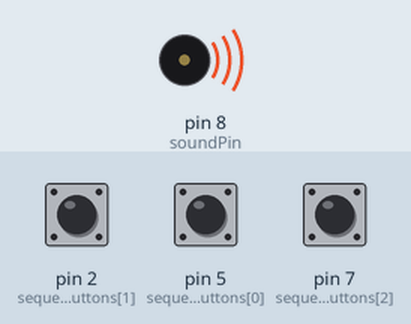
Bench run of a sketch on a simulated Arduino Uno, built with avr-gcc and run on an emulated ATmega328P. On the bench: buzzer (waves = sounding). The test bench sets the inputs (shaded band); at power-on: pin 2 (sequenceOfButtons[1]) HIGH, pin 5 (sequenceOfButtons[0]) HIGH, pin 7 (sequenceOfButtons[2]) HIGH. What the sketch prints to the serial monitor is not drawn.

Above: at 0.1 s.
At 0.55 s:
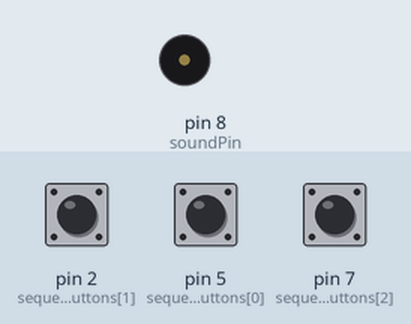
Timing chart, 0 to 3.0 s (numbered marks = the images above):
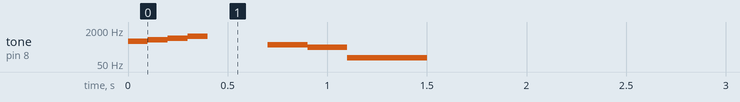

Measured:
- by itself, tone on pin 8 (soundPin): plays 600 Hz for 0.10 s, 700 Hz for 0.10 s, 800 Hz for 0.10 s, 1000 Hz for 0.10 s, 400 Hz for 0.20 s, 300 Hz for 0.20 s … (7 notes in this stretch)

The sketch:

zustandsImplementierung.ino
```cpp
// Quelle: https://www.youtube.com/watch?v=32FkQvnlMcc&t=2696s
// zustandsdiagramm in www.draw.io https://www.draw.io/#G1oj2BH5IgK97ofaZLbmdGWQQ03IAkYIRX

//author: Daniel Rainer (DR)
//created: 19/02/2019
//updated by Thomas Gatterer (TG) on 18.04.2019

//DR
/*
 * This program monitors buttons connected to the ATMega328p chip it is running on.
 * If a connection is interrupted it activates an alert,
 * except the connection is the one specified in the sequenceOfButtons.
 * If all buttons were opened in the right sequence feedback is auditive given.
 * Upon closing the buttons again the program will reset.
 * Taking too long to unlock the buttons also causes the alert to be triggered.
 *
 * How to connect everything:
 *
 *ARD AAAAAA A 111
 *INO 543210-R+32109
 *ATMe22222222211111
 *gPin87654321098765
 *    ||||||||||||||
 *          - +
 *    ) ATMega328p
 *      B   +-  B BS
 *    ||||||||||||||
 *ATMe12345678901234
 *gPins        11111
 *ARD R01234+-CL5678
 *INO SDDDDD  OKDDDD
 * Legend:
 * -: GND
 * +: +5V
 * B: button (connect each button to GND)
 * S: speaker/sound (connect the speaker to GND)
 * TG Pin Conversion Arduino to Atmega: http://2.bp.blogspot.com/-AQF-uoqHQc8/VjrCdhMtz_I/AAAAAAAAOeg/oWabG7CbbXc/s1600/atmega328-arduino-pinout.jpg
 */

//the pin the speaker is connected to
const byte soundPin = 8;
//the number of buttons used
const byte numberOfButtons = 3;
//the pins the buttons are attached to, in the order the must be opened for success
//length of array must be equal to number of buttons
const byte sequenceOfButtons[] = {5, 2, 7};
//on every loop the states of Buttons get stored
boolean stateOfButtons[numberOfButtons];
//true if all buttons were opened in correct sequence, otherwise false
boolean unlocked = false;

//settings for the alert sound
//the number of tones used
byte numberOfAlertTones = 4;
//the frequency of the tones in Hertz, length must be equal to numberOfAlertTones
int alertTones[] = {400, 300, 100, 100};
//the duration of the tones in milliseconds, length must be equal to numberOfAlertTones
int alertTonesDurations[] = {200, 200, 200, 200};

//settings for the success sound
//the number of tones used
byte numberOfSuccessTones = 4;
//the frequency of the tones in Hertz, length must be equal to numberOfSuccessTones
int successTones[] = {600, 700, 800, 1000};
//the duration of the tones in milliseconds, length must be equal to numberOfAlertTones
int successTonesDurations[] = {100, 100, 100, 100};

// Quelle: https://www.youtube.com/watch?v=32FkQvnlMcc&t=2696s
//TG
typedef enum {STATE_CLOSED, STATE_FIRST_OPENED, STATE_SECOND_OPENED, STATE_OPEN, STATE_SEMI_OPENCLOSED} STATES;


STATES currentState = STATE_CLOSED, lastState = STATE_CLOSED;

void setup() {
  //sets each button pin to INPUT_PULLUP, meaning that digitaRead will return false if it is connected to GND, otherwise true
  for(byte i = 0; i < numberOfButtons; i++){
    pinMode(sequenceOfButtons[i], INPUT_PULLUP);
pinMode(3, INPUT_PULLUP);
pinMode(4, INPUT_PULLUP);
pinMode(6, INPUT_PULLUP);
  }

  const int lowestPin = 2;
  const int highestPin = 13;

  // initialize serial communication at 9600 bits per second:
  Serial.begin(9600);


  /*/ Alternative output setting set pins 2 through 13 as INPUT_PULLUP exept Sound Pin:
  for (int thisPin = lowestPin; thisPin <= highestPin; thisPin++) {
    if(thisPin!=soundPin)
    {
      Serial.print("Pin = ");
      Serial.println(thisPin);
      pinMode(sequenceOfButtons[thisPin], INPUT_PULLUP);
    }
  }*/

  //initialize all buttons
  for(byte i = 0; i < numberOfButtons; i++){
    stateOfButtons[i]=false;
  }
  //sets the soundPin to OUTPUT
  pinMode(soundPin, OUTPUT);

  success();
}

void loop() {

  delay(300); // change to let it sleep for less power consumtion

  //read all pins (no changes during processing)
  for(byte i = 0; i < numberOfButtons; i++){
    stateOfButtons[i]=digitalRead(sequenceOfButtons[i]);
  } //true in stateOfButtons means is opened

Serial.print("Button a: "); Serial.print(stateOfButtons[0]);
Serial.print(" b: "); Serial.print(stateOfButtons[1]);
Serial.print(" c: "); Serial.print(stateOfButtons[2]);

Serial.print("  currentState: "); Serial.println(currentState);

  if(currentState == STATE_CLOSED)
  {
    // ENTRY
    if (lastState != currentState)
    {
      lastState = currentState;
    }
    //DO
    //EXIT
    if (stateOfButtons[0]==true)
    {
      currentState = STATE_FIRST_OPENED;
    }
    if (stateOfButtons[1]==true||stateOfButtons[2]==true)
    {
      alert();
      currentState = STATE_SEMI_OPENCLOSED;
    }
  }
  else if (currentState == STATE_FIRST_OPENED)
  {
    //ENTRY
    if (lastState != currentState)
    {
      lastState = currentState;
    }
    //DO
    if (stateOfButtons[1]==true)
    {
      currentState = STATE_SECOND_OPENED;
    }
    if (stateOfButtons[0]==false)
    {
      currentState = STATE_CLOSED;
    }
    //EXIT
    if (stateOfButtons[2]==true)
    {
      alert();
      currentState = STATE_SEMI_OPENCLOSED;
    }
  }
  else if (currentState == STATE_SECOND_OPENED)
  {
    // ENTRY
    if (lastState != currentState)
    {
      lastState = currentState;
    }
    //DO
    if (stateOfButtons[2]==true)
    {
      currentState = STATE_OPEN;
    }
    if (stateOfButtons[1]==false)
    {
      currentState = STATE_FIRST_OPENED;
    }
    //EXIT
  }
  else if (currentState == STATE_OPEN)
  {
    // ENTRY
    if (lastState != currentState)
    {
      success();
      lastState = currentState;
    }
    //DO
    if (stateOfButtons[0]==false||stateOfButtons[1]==false)
    {
      currentState = STATE_SEMI_OPENCLOSED;
    }
    if (stateOfButtons[2]==false)
    {
      currentState = STATE_SECOND_OPENED;
    }
    //EXIT
  }
  else if (currentState == STATE_SEMI_OPENCLOSED)
  {
    // ENTRY
    if (lastState != currentState)
    {
      lastState = currentState;
    }
    //DO
    if (stateOfButtons[0]==false&&stateOfButtons[1]==false&&stateOfButtons[2]==false)
    {
      currentState = STATE_CLOSED;
    }
    //EXIT
  }
}

//this function is called after an illegal action was committed
//it plays the alert sound and resets the sequence once all buttons are closed
void alert(){
  playSound(numberOfAlertTones, alertTones, alertTonesDurations);
}

//this function is called after all buttons were opened in the correct order
//the function plays the alert sound and resets the sequence once all buttons are closed
void success(){
  playSound(numberOfSuccessTones, successTones, successTonesDurations);
}

//used for playing sound
//takes the number of tones,
//followed by an array containing the frequency of each individual tone in Hertz,
//followed by an array containing the duration of each individual tone in milliseconds
void playSound(byte numberOfTones, int tones[], int durations[]){
  for(byte i = 0; i < numberOfTones; i++){
    //starts to put out a signal on the pin with the number indicated by soundPin
    //with the frequency defined by the second argument
    tone(soundPin, tones[i]);
    //the tone is played for this many milliseconds
    delay(durations[i]);
    //stops the tone
    noTone(soundPin);
  }
}
```
